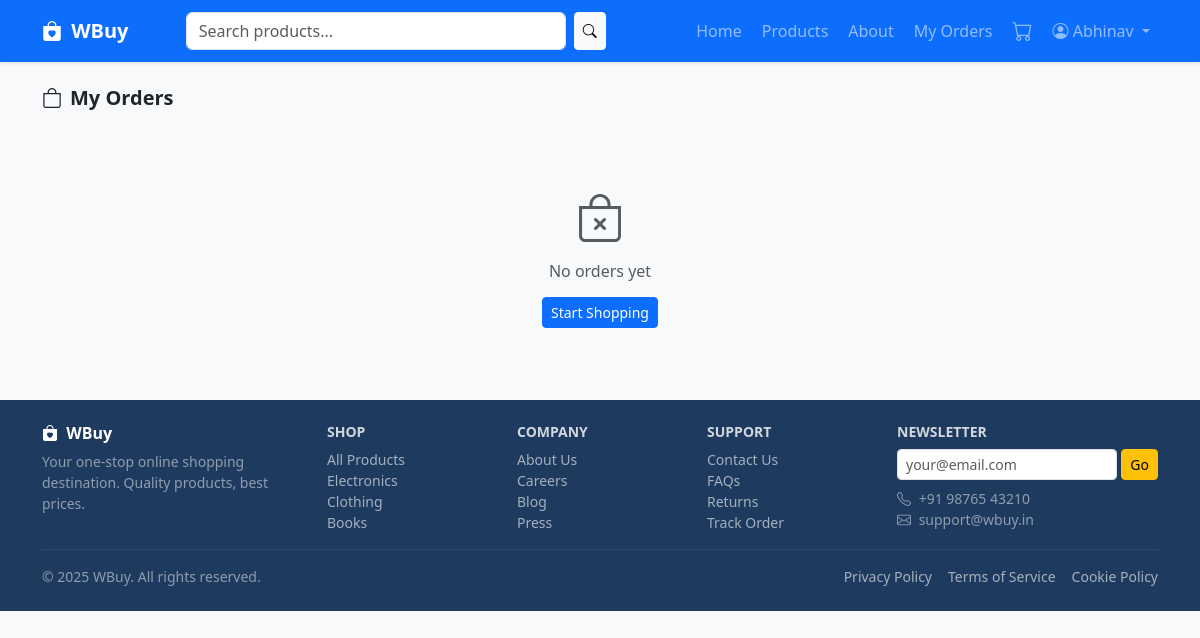
The page /orders/ (signed in) on the database as committed earlier.
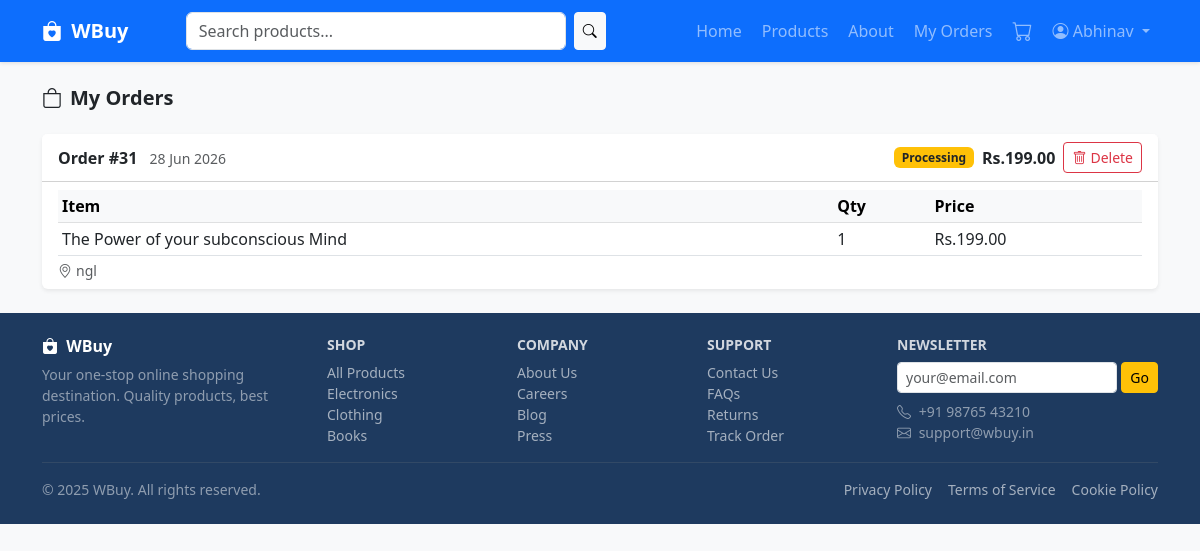
The same page on the database as committed later.
### store/models.py (models this page shows, shortened)
class Order(models.Model):
    STATUS_CHOICES = [
        ('pending',    'Pending'),
        ('processing', 'Processing'),
        ('shipped',    'Shipped'),
        ('delivered',  'Delivered'),
        ('cancelled',  'Cancelled'),
    ]
    user       = models.ForeignKey(User, on_delete=models.CASCADE, related_name='orders')
    email      = models.EmailField(blank=True)
    status     = models.CharField(max_length=20, choices=STATUS_CHOICES, default='pending')
    total      = models.DecimalField(max_digits=10, decimal_places=2, default=0)
    address    = models.TextField(blank=True)
    created_at = models.DateTimeField(auto_now_add=True)
    updated_at = models.DateTimeField(auto_now=True)
    class Meta:
        ordering = ['-created_at']

class OrderItem(models.Model):
    order    = models.ForeignKey(Order, on_delete=models.CASCADE, related_name='items')
    product  = models.ForeignKey(Product, on_delete=models.SET_NULL, null=True)
    name     = models.CharField(max_length=200)
    price    = models.DecimalField(max_digits=10, decimal_places=2)
    quantity = models.PositiveIntegerField(default=1)
    @property
    def subtotal(self):
        return self.price * self.quantity

### store/views.py (the view)
# urls.py: path('orders/',         views.orders,       name='orders'),
@login_required
def orders(request):
    user_orders = Order.objects.filter(user=request.user).prefetch_related('items')
    return render(request, 'orders.html', {'orders': user_orders})

### store/templates/orders.html (shortened to what this page needs)
{% extends 'base.html' %}
{% block content %}
<div class="container my-4">
    <h5 class="fw-bold mb-4"><i class="bi bi-bag me-2"></i>My Orders</h5>
    {% if orders %}
    <div class="d-flex flex-column gap-3">
        {% for order in orders %}
        <div class="card border-0 shadow-sm">
            <div class="card-header bg-white d-flex flex-wrap justify-content-between align-items-center gap-2 py-2">
                <div>
                    <strong>Order #{{ order.id }}</strong>
                    <span class="text-muted small ms-2">{{ order.created_at|date:"d M Y" }}</span>
                </div>
                <div class="d-flex align-items-center gap-2">
                    <span class="badge
                        {% if order.status == 'delivered' %}bg-success
                        {% elif order.status == 'shipped' %}bg-info
                        {% elif order.status == 'cancelled' %}bg-danger
                        {% elif order.status == 'processing' %}bg-warning text-dark
                        {% else %}bg-secondary{% endif %}">
                        {{ order.get_status_display }}
                    </span>
                    <strong>Rs.{{ order.total }}</strong>
                    <form method="POST" action="{% url 'delete_order' order.id %}" class="mb-0">
                        <button type="submit" class="btn btn-outline-danger btn-sm" onclick="return confirm('Delete this order? This will remove it permanently.');">
                            <i class="bi bi-trash me-1"></i>Delete
                        </button>
                    </form>
                </div>
            </div>
            <div class="card-body py-2">
                <table class="table table-sm mb-0">
                    <thead class="table-light">
                        <tr><th>Item</th><th>Qty</th><th>Price</th></tr>
                    </thead>
                    <tbody>
                        {% for item in order.items.all %}
                        <tr>
                            <td>{{ item.name }}</td>
                            <td>{{ item.quantity }}</td>
                            <td>Rs.{{ item.subtotal }}</td>
                        </tr>
                        {% endfor %}
                    </tbody>
                </table>
                {% if order.address %}
                <p class="small text-muted mb-0 mt-1"><i class="bi bi-geo-alt me-1"></i>{{ order.address }}</p>
                {% endif %}
            </div>
        </div>
        {% endfor %}
    </div>
    {% else %}
    <div class="text-center py-5 text-muted">
        <i class="bi bi-bag-x" style="font-size:3rem;"></i>
        <h6 class="mt-2">No orders yet</h6>
        <a href="{% url 'product_list' %}" class="btn btn-primary btn-sm mt-2">Start Shopping</a>
    </div>
    {% endif %}
</div>
{% endblock %}

Rows that differ between the two databases and show on the page:
added Order: id "31", created_at "28 Jun 2026", status "Processing", total "199.00", address "ngl"
added OrderItem: name "The Power of your subconscious Mind", quantity "1", subtotal "199.00"
Other text that changed with them:
text no longer shown: "No orders yet Start Shopping"
